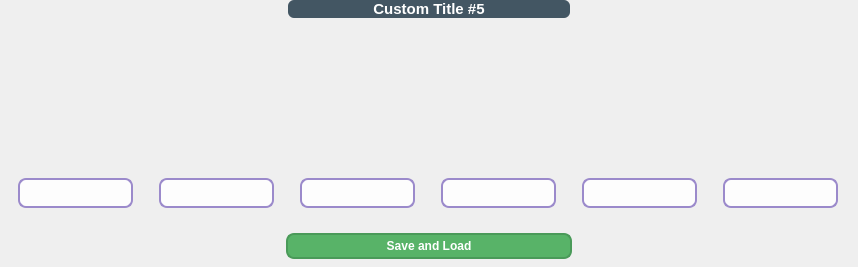
          <widget class="QWidget" name="pageProfile5">
           <layout class="QVBoxLayout" name="verticalLayout_37">
            <property name="leftMargin">
             <number>0</number>
            </property>
            <property name="topMargin">
             <number>0</number>
            </property>
            <property name="rightMargin">
             <number>0</number>
            </property>
            <property name="bottomMargin">
             <number>8</number>
            </property>
            <item>
             <layout class="QHBoxLayout" name="layoutTitleprofile5">
              <item>
               <widget class="QFrame" name="frame_17">
                <property name="frameShape">
                 <enum>QFrame::Shape::NoFrame</enum>
                </property>
                <property name="frameShadow">
                 <enum>QFrame::Shadow::Raised</enum>
                </property>
               </widget>
              </item>
              <item>
               <widget class="QLabel" name="titlepage5">
                <property name="sizePolicy">
                 <sizepolicy hsizetype="Preferred" vsizetype="Expanding">
                  <horstretch>0</horstretch>
                  <verstretch>0</verstretch>
                 </sizepolicy>
                </property>
                <property name="minimumSize">
                 <size>
                  <width>0</width>
                  <height>0</height>
                 </size>
                </property>
                <property name="maximumSize">
                 <size>
                  <width>400</width>
                  <height>30</height>
                 </size>
                </property>
                <property name="font">
                 <font>
                  <family>Segoe UI</family>
                  <pointsize>11</pointsize>
                  <italic>false</italic>
                  <bold>true</bold>
                 </font>
                </property>
                <property name="styleSheet">
                 <string notr="true">
/* App Title (KeyBloom) */
#titlepage5{
    color: white;      
    font-size: 11pt;
    font-weight: bold;
    background-color: #435663; /* ungu menyala lembut */
    border-radius: 6px;
}


</string>
                </property>
                <property name="text">
                 <string>Custom Title #5</string>
                </property>
                <property name="alignment">
                 <set>Qt::AlignmentFlag::AlignCenter</set>
                </property>
               </widget>
              </item>
              <item>
               <widget class="QFrame" name="frame_18">
                <property name="frameShape">
                 <enum>QFrame::Shape::NoFrame</enum>
                </property>
                <property name="frameShadow">
                 <enum>QFrame::Shadow::Raised</enum>
                </property>
               </widget>
              </item>
             </layout>
            </item>
            <item>
             <widget class="QFrame" name="frameAllbutton5">
              <property name="frameShape">
               <enum>QFrame::Shape::NoFrame</enum>
              </property>
              <property name="frameShadow">
               <enum>QFrame::Shadow::Raised</enum>
              </property>
              <layout class="QHBoxLayout" name="horizontalLayout_14">
               <item>
                <widget class="QFrame" name="frameout25">
                 <property name="minimumSize">
                  <size>
                   <width>135</width>
                   <height>185</height>
                  </size>
                 </property>
                 <property name="maximumSize">
                  <size>
                   <width>135</width>
                   <height>185</height>
                  </size>
                 </property>
                 <property name="frameShape">
                  <enum>QFrame::Shape::NoFrame</enum>
                 </property>
                 <property name="frameShadow">
                  <enum>QFrame::Shadow::Raised</enum>
                 </property>
                 <layout class="QVBoxLayout" name="verticalLayout_31">
                  <property name="spacing">
                   <number>6</number>
                  </property>
                  <property name="leftMargin">
                   <number>9</number>
                  </property>
                  <property name="topMargin">
                   <number>9</number>
                  </property>
                  <property name="rightMargin">
                   <number>9</number>
                  </property>
                  <property name="bottomMargin">
                   <number>9</number>
                  </property>
                  <item>
                   <widget class="QFrame" name="buttonFrame25">
                    <property name="minimumSize">
                     <size>
                      <width>115</width>
                      <height>130</height>
                     </size>
                    </property>
                    <property name="maximumSize">
                     <size>
                      <width>115</width>
                      <height>130</height>
                     </size>
                    </property>
                    <property name="frameShape">
                     <enum>QFrame::Shape::NoFrame</enum>
                    </property>
                    <property name="frameShadow">
                     <enum>QFrame::Shadow::Raised</enum>
                    </property>
                   </widget>
                  </item>
                  <item>
                   <widget class="QLineEdit" name="prof5_line1">
                    <property name="minimumSize">
                     <size>
                      <width>115</width>
                      <height>30</height>
                     </size>
                    </property>
                    <property name="maximumSize">
                     <size>
                      <width>115</width>
                      <height>30</height>
                     </size>
                    </property>
                    <property name="styleSheet">
                     <string notr="true">/* ================= CUSTOM LINE EDIT ================= */
QLineEdit{
    background-color: rgba(255, 255, 255, 0.9);   /* putih lembut, bersih */
    color: #2e2a44;                               /* teks ungu gelap */
    
	font-family: &quot;Segoe UI&quot;;
    font-size: 10pt;
    font-weight: 700;     

    border: 2px solid #9b8acb;                    /* ungu medium */
    border-radius: 8px;
	padding: 2px 4px;
}

/* ================= FOCUS ================= */
QLineEdit:focus {
    border: 2px solid #7b5cff;                    /* ungu menyala (accent) */
    background-color: rgba(155, 138, 203, 0.15);  /* glow ungu lembut */
}

/* ================= DISABLED ================= */
QLineEdit:disabled {
    background-color: rgba(235, 231, 246, 0.8);   /* abu ungu */
    color: #9a95b3;
    border: 2px solid #c7bddf;
}
</string>
                    </property>
                   </widget>
                  </item>
                 </layout>
                </widget>
               </item>
               <item>
                <widget class="QFrame" name="frameout26">
                 <property name="minimumSize">
                  <size>
                   <width>135</width>
                   <height>185</height>
                  </size>
                 </property>
                 <property name="maximumSize">
                  <size>
                   <width>135</width>
                   <height>185</height>
                  </size>
                 </property>
                 <property name="frameShape">
                  <enum>QFrame::Shape::NoFrame</enum>
                 </property>
                 <property name="frameShadow">
                  <enum>QFrame::Shadow::Raised</enum>
                 </property>
                 <layout class="QVBoxLayout" name="verticalLayout_32">
                  <property name="spacing">
                   <number>6</number>
                  </property>
                  <property name="leftMargin">
                   <number>9</number>
                  </property>
                  <property name="topMargin">
                   <number>9</number>
                  </property>
                  <property name="rightMargin">
                   <number>9</number>
                  </property>
                  <property name="bottomMargin">
                   <number>9</number>
                  </property>
                  <item>
                   <widget class="QFrame" name="buttonFrame26">
                    <property name="minimumSize">
                     <size>
                      <width>115</width>
                      <height>130</height>
                     </size>
                    </property>
                    <property name="maximumSize">
                     <size>
                      <width>115</width>
                      <height>130</height>
                     </size>
                    </property>
                    <property name="frameShape">
                     <enum>QFrame::Shape::NoFrame</enum>
                    </property>
                    <property name="frameShadow">
                     <enum>QFrame::Shadow::Raised</enum>
                    </property>
                   </widget>
                  </item>
                  <item>
                   <widget class="QLineEdit" name="prof5_line2">
                    <property name="minimumSize">
                     <size>
                      <width>115</width>
                      <height>30</height>
                     </size>
                    </property>
                    <property name="maximumSize">
                     <size>
                      <width>115</width>
                      <height>30</height>
                     </size>
                    </property>
                    <property name="styleSheet">
                     <string notr="true">/* ================= CUSTOM LINE EDIT ================= */
QLineEdit{
    background-color: rgba(255, 255, 255, 0.9);   /* putih lembut, bersih */
    color: #2e2a44;                               /* teks ungu gelap */
    
	font-family: &quot;Segoe UI&quot;;
    font-size: 10pt;
    font-weight: 700;     

    border: 2px solid #9b8acb;                    /* ungu medium */
    border-radius: 8px;
	padding: 2px 4px;
}

/* ================= FOCUS ================= */
QLineEdit:focus {
    border: 2px solid #7b5cff;                    /* ungu menyala (accent) */
    background-color: rgba(155, 138, 203, 0.15);  /* glow ungu lembut */
}

/* ================= DISABLED ================= */
QLineEdit:disabled {
    background-color: rgba(235, 231, 246, 0.8);   /* abu ungu */
    color: #9a95b3;
    border: 2px solid #c7bddf;
}
</string>
                    </property>
                   </widget>
                  </item>
                 </layout>
                </widget>
               </item>
               <item>
                <widget class="QFrame" name="frameout27">
                 <property name="minimumSize">
                  <size>
                   <width>135</width>
                   <height>185</height>
                  </size>
                 </property>
                 <property name="maximumSize">
                  <size>
                   <width>135</width>
                   <height>185</height>
                  </size>
                 </property>
                 <property name="frameShape">
                  <enum>QFrame::Shape::NoFrame</enum>
                 </property>
                 <property name="frameShadow">
                  <enum>QFrame::Shadow::Raised</enum>
                 </property>
                 <layout class="QVBoxLayout" name="verticalLayout_33">
                  <property name="spacing">
                   <number>6</number>
                  </property>
                  <property name="leftMargin">
                   <number>9</number>
                  </property>
                  <property name="topMargin">
                   <number>9</number>
                  </property>
                  <property name="rightMargin">
                   <number>9</number>
                  </property>
                  <property name="bottomMargin">
                   <number>9</number>
                  </property>
                  <item>
                   <widget class="QFrame" name="buttonFrame27">
                    <property name="minimumSize">
                     <size>
                      <width>115</width>
                      <height>130</height>
                     </size>
                    </property>
                    <property name="maximumSize">
                     <size>
                      <width>115</width>
                      <height>130</height>
                     </size>
                    </property>
                    <property name="frameShape">
                     <enum>QFrame::Shape::NoFrame</enum>
                    </property>
                    <property name="frameShadow">
                     <enum>QFrame::Shadow::Raised</enum>
                    </property>
                   </widget>
                  </item>
                  <item>
                   <widget class="QLineEdit" name="prof5_line3">
                    <property name="minimumSize">
                     <size>
                      <width>115</width>
                      <height>30</height>
                     </size>
                    </property>
                    <property name="maximumSize">
                     <size>
                      <width>115</width>
                      <height>30</height>
                     </size>
                    </property>
                    <property name="styleSheet">
                     <string notr="true">/* ================= CUSTOM LINE EDIT ================= */
QLineEdit{
    background-color: rgba(255, 255, 255, 0.9);   /* putih lembut, bersih */
    color: #2e2a44;                               /* teks ungu gelap */
    
	font-family: &quot;Segoe UI&quot;;
    font-size: 10pt;
    font-weight: 700;     

    border: 2px solid #9b8acb;                    /* ungu medium */
    border-radius: 8px;
	padding: 2px 4px;
}

/* ================= FOCUS ================= */
QLineEdit:focus {
    border: 2px solid #7b5cff;                    /* ungu menyala (accent) */
    background-color: rgba(155, 138, 203, 0.15);  /* glow ungu lembut */
}

/* ================= DISABLED ================= */
QLineEdit:disabled {
    background-color: rgba(235, 231, 246, 0.8);   /* abu ungu */
    color: #9a95b3;
    border: 2px solid #c7bddf;
}
</string>
                    </property>
                   </widget>
                  </item>
                 </layout>
                </widget>
               </item>
               <item>
                <widget class="QFrame" name="frameout28">
                 <property name="minimumSize">
                  <size>
                   <width>135</width>
                   <height>185</height>
                  </size>
                 </property>
                 <property name="maximumSize">
                  <size>
                   <width>135</width>
                   <height>185</height>
                  </size>
                 </property>
                 <property name="frameShape">
                  <enum>QFrame::Shape::NoFrame</enum>
                 </property>
                 <property name="frameShadow">
                  <enum>QFrame::Shadow::Raised</enum>
                 </property>
                 <layout class="QVBoxLayout" name="verticalLayout_34">
                  <property name="spacing">
                   <number>6</number>
                  </property>
                  <property name="leftMargin">
                   <number>9</number>
                  </property>
                  <property name="topMargin">
                   <number>9</number>
                  </property>
                  <property name="rightMargin">
                   <number>9</number>
                  </property>
                  <property name="bottomMargin">
                   <number>9</number>
                  </property>
                  <item>
                   <widget class="QFrame" name="buttonFrame28">
                    <property name="minimumSize">
                     <size>
                      <width>115</width>
                      <height>130</height>
                     </size>
                    </property>
                    <property name="maximumSize">
                     <size>
                      <width>115</width>
                      <height>130</height>
                     </size>
                    </property>
                    <property name="frameShape">
                     <enum>QFrame::Shape::NoFrame</enum>
                    </property>
                    <property name="frameShadow">
                     <enum>QFrame::Shadow::Raised</enum>
                    </property>
                   </widget>
                  </item>
                  <item>
                   <widget class="QLineEdit" name="prof5_line4">
                    <property name="minimumSize">
                     <size>
                      <width>115</width>
                      <height>30</height>
                     </size>
                    </property>
                    <property name="maximumSize">
                     <size>
                      <width>115</width>
                      <height>30</height>
                     </size>
                    </property>
                    <property name="styleSheet">
                     <string notr="true">/* ================= CUSTOM LINE EDIT ================= */
QLineEdit{
    background-color: rgba(255, 255, 255, 0.9);   /* putih lembut, bersih */
    color: #2e2a44;                               /* teks ungu gelap */
    
	font-family: &quot;Segoe UI&quot;;
    font-size: 10pt;
    font-weight: 700;     

    border: 2px solid #9b8acb;                    /* ungu medium */
    border-radius: 8px;
	padding: 2px 4px;
}

/* ================= FOCUS ================= */
QLineEdit:focus {
    border: 2px solid #7b5cff;                    /* ungu menyala (accent) */
    background-color: rgba(155, 138, 203, 0.15);  /* glow ungu lembut */
}

/* ================= DISABLED ================= */
QLineEdit:disabled {
    background-color: rgba(235, 231, 246, 0.8);   /* abu ungu */
    color: #9a95b3;
    border: 2px solid #c7bddf;
}
</string>
                    </property>
                   </widget>
                  </item>
                 </layout>
                </widget>
               </item>
               <item>
                <widget class="QFrame" name="frameout29">
                 <property name="minimumSize">
                  <size>
                   <width>135</width>
                   <height>185</height>
                  </size>
                 </property>
                 <property name="maximumSize">
                  <size>
                   <width>135</width>
                   <height>185</height>
                  </size>
                 </property>
                 <property name="frameShape">
                  <enum>QFrame::Shape::NoFrame</enum>
                 </property>
                 <property name="frameShadow">
                  <enum>QFrame::Shadow::Raised</enum>
                 </property>
                 <layout class="QVBoxLayout" name="verticalLayout_35">
                  <property name="spacing">
                   <number>6</number>
                  </property>
                  <property name="leftMargin">
                   <number>9</number>
                  </property>
                  <property name="topMargin">
                   <number>9</number>
                  </property>
                  <property name="rightMargin">
                   <number>9</number>
                  </property>
                  <property name="bottomMargin">
                   <number>9</number>
                  </property>
                  <item>
                   <widget class="QFrame" name="buttonFrame29">
                    <property name="minimumSize">
                     <size>
                      <width>115</width>
                      <height>130</height>
                     </size>
                    </property>
                    <property name="maximumSize">
                     <size>
                      <width>115</width>
                      <height>130</height>
                     </size>
                    </property>
                    <property name="frameShape">
                     <enum>QFrame::Shape::NoFrame</enum>
                    </property>
                    <property name="frameShadow">
                     <enum>QFrame::Shadow::Raised</enum>
                    </property>
                   </widget>
                  </item>
                  <item>
                   <widget class="QLineEdit" name="prof5_line5">
                    <property name="minimumSize">
                     <size>
                      <width>115</width>
                      <height>30</height>
                     </size>
                    </property>
                    <property name="maximumSize">
                     <size>
                      <width>115</width>
                      <height>30</height>
                     </size>
                    </property>
                    <property name="styleSheet">
                     <string notr="true">/* ================= CUSTOM LINE EDIT ================= */
QLineEdit{
    background-color: rgba(255, 255, 255, 0.9);   /* putih lembut, bersih */
    color: #2e2a44;                               /* teks ungu gelap */
    
	font-family: &quot;Segoe UI&quot;;
    font-size: 10pt;
    font-weight: 700;     

    border: 2px solid #9b8acb;                    /* ungu medium */
    border-radius: 8px;
	padding: 2px 4px;
}

/* ================= FOCUS ================= */
QLineEdit:focus {
    border: 2px solid #7b5cff;                    /* ungu menyala (accent) */
    background-color: rgba(155, 138, 203, 0.15);  /* glow ungu lembut */
}

/* ================= DISABLED ================= */
QLineEdit:disabled {
    background-color: rgba(235, 231, 246, 0.8);   /* abu ungu */
    color: #9a95b3;
    border: 2px solid #c7bddf;
}
</string>
                    </property>
                   </widget>
                  </item>
                 </layout>
                </widget>
               </item>
               <item>
                <widget class="QFrame" name="frameout30">
                 <property name="minimumSize">
                  <size>
                   <width>135</width>
                   <height>185</height>
                  </size>
                 </property>
                 <property name="maximumSize">
                  <size>
                   <width>135</width>
                   <height>185</height>
                  </size>
                 </property>
                 <property name="frameShape">
                  <enum>QFrame::Shape::NoFrame</enum>
                 </property>
                 <property name="frameShadow">
                  <enum>QFrame::Shadow::Raised</enum>
                 </property>
                 <layout class="QVBoxLayout" name="verticalLayout_36">
                  <property name="spacing">
                   <number>6</number>
                  </property>
                  <property name="leftMargin">
                   <number>9</number>
                  </property>
                  <property name="topMargin">
                   <number>9</number>
                  </property>
                  <property name="rightMargin">
                   <number>9</number>
                  </property>
                  <property name="bottomMargin">
                   <number>9</number>
                  </property>
                  <item>
                   <widget class="QFrame" name="buttonFrame30">
                    <property name="minimumSize">
                     <size>
                      <width>115</width>
                      <height>130</height>
                     </size>
                    </property>
                    <property name="maximumSize">
                     <size>
                      <width>115</width>
                      <height>130</height>
                     </size>
                    </property>
                    <property name="frameShape">
                     <enum>QFrame::Shape::NoFrame</enum>
                    </property>
                    <property name="frameShadow">
                     <enum>QFrame::Shadow::Raised</enum>
                    </property>
                   </widget>
                  </item>
                  <item>
                   <widget class="QLineEdit" name="prof5_line6">
                    <property name="minimumSize">
                     <size>
                      <width>115</width>
                      <height>30</height>
                     </size>
                    </property>
                    <property name="maximumSize">
                     <size>
                      <width>115</width>
                      <height>30</height>
                     </size>
                    </property>
                    <property name="styleSheet">
                     <string notr="true">/* ================= CUSTOM LINE EDIT ================= */
QLineEdit{
    background-color: rgba(255, 255, 255, 0.9);   /* putih lembut, bersih */
    color: #2e2a44;                               /* teks ungu gelap */
    
	font-family: &quot;Segoe UI&quot;;
    font-size: 10pt;
    font-weight: 700;     

    border: 2px solid #9b8acb;                    /* ungu medium */
    border-radius: 8px;
	padding: 2px 4px;
}

/* ================= FOCUS ================= */
QLineEdit:focus {
    border: 2px solid #7b5cff;                    /* ungu menyala (accent) */
    background-color: rgba(155, 138, 203, 0.15);  /* glow ungu lembut */
}

/* ================= DISABLED ================= */
QLineEdit:disabled {
    background-color: rgba(235, 231, 246, 0.8);   /* abu ungu */
    color: #9a95b3;
    border: 2px solid #c7bddf;
}
</string>
                    </property>
                   </widget>
                  </item>
                 </layout>
                </widget>
               </item>
              </layout>
             </widget>
            </item>
            <item>
             <widget class="QFrame" name="frameSavep5">
              <property name="frameShape">
               <enum>QFrame::Shape::NoFrame</enum>
              </property>
              <property name="frameShadow">
               <enum>QFrame::Shadow::Raised</enum>
              </property>
              <layout class="QHBoxLayout" name="horizontalLayout_15">
               <property name="spacing">
                <number>0</number>
               </property>
               <property name="leftMargin">
                <number>0</number>
               </property>
               <property name="topMargin">
                <number>0</number>
               </property>
               <property name="rightMargin">
                <number>0</number>
               </property>
               <property name="bottomMargin">
                <number>0</number>
               </property>
               <item>
                <widget class="QFrame" name="frame_19">
                 <property name="frameShape">
                  <enum>QFrame::Shape::NoFrame</enum>
                 </property>
                 <property name="frameShadow">
                  <enum>QFrame::Shadow::Raised</enum>
                 </property>
                </widget>
               </item>
               <item>
                <widget class="QPushButton" name="btn_saveload_p5">
                 <property name="minimumSize">
                  <size>
                   <width>0</width>
                   <height>0</height>
                  </size>
                 </property>
                 <property name="maximumSize">
                  <size>
                   <width>16777215</width>
                   <height>16777215</height>
                  </size>
                 </property>
                 <property name="styleSheet">
                  <string notr="true">QPushButton {
    background-color: #58B368;       /* hijau lembut tapi hidup */
    border: 1.5px solid #4A9A59;     /* diperkecil dari 2px */
    border-radius: 8px;
    color: white;
    font: 10pt &quot;Segoe UI&quot;;
    font-weight: bold;
    padding: 4px 10px;               /* lebih ramping, teks tetap lega */
}

QPushButton:hover {
    background-color: #68C179;
    border: 1.5px solid #3E874D;
}

QPushButton:pressed {
    background-color: #4C9957;
    border: 1.5px solid #3A7A44;
}

QPushButton:disabled {
    background-color: #A7D9B0;
    color: #EAF6EC;
    border: 1.5px solid #8BC59A;
}
</string>
                 </property>
                 <property name="text">
                  <string>Save and Load</string>
                 </property>
                </widget>
               </item>
               <item>
                <widget class="QFrame" name="frame_20">
                 <property name="frameShape">
                  <enum>QFrame::Shape::NoFrame</enum>
                 </property>
                 <property name="frameShadow">
                  <enum>QFrame::Shadow::Raised</enum>
                 </property>
                </widget>
               </item>
              </layout>
             </widget>
            </item>
           </layout>
          </widget>
